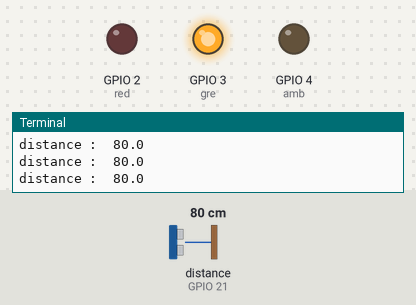
The program below on a simulated Raspberry Pi (BCM pin numbers). On the bench: output pins drawn as LEDs (lit = HIGH), the last lines printed to the terminal. The test bench sets the inputs (shaded band); at power-on: distance to the obstacle (sensor on GPIO 21) 80 cm. The echo pulse lasts 58.3 µs per cm.

Above: at 1.2 s.
1.3 s: distance to the obstacle (sensor on GPIO 21) set to 22 cm
2.8 s: distance to the obstacle (sensor on GPIO 21) set to 17 cm
At 4.2 s:
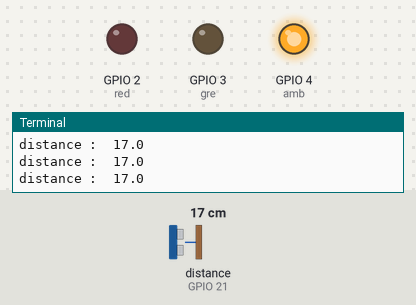
4.5 s: distance to the obstacle (sensor on GPIO 21) set to 2 cm
At 5.6 s:
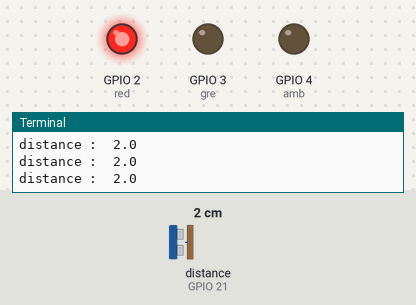
6.3 s: distance to the obstacle (sensor on GPIO 21) set to 18 cm
At 7.1 s:
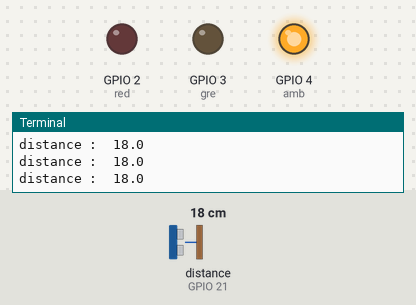
8.1 s: distance to the obstacle (sensor on GPIO 21) set to 4 cm
At 9.7 s:
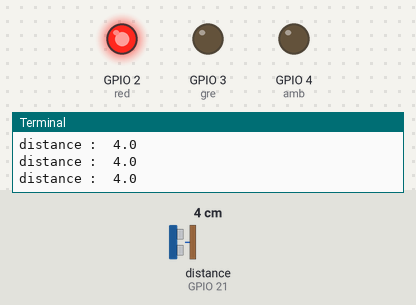
Timing chart, 0 to 10.9 s (numbered marks = the images above; inputs shaded):
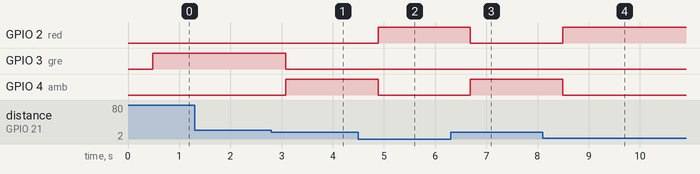

Measured:
- the behaviour switches between 20 and 19 cm on distance to the obstacle (sensor on GPIO 21) (found by bisection; images 0 and 1)
- after the input at 2.8 s, GPIO 3 (gre): HIGH → LOW after 0.28 s; GPIO 4 (amb): LOW → HIGH after 0.28 s
- after the input at 4.5 s, GPIO 2 (red): LOW → HIGH after 0.39 s; GPIO 4 (amb): HIGH → LOW after 0.39 s
- after the input at 6.3 s, GPIO 2 (red): HIGH → LOW after 0.39 s; GPIO 4 (amb): LOW → HIGH after 0.39 s
- after the input at 8.1 s, GPIO 2 (red): LOW → HIGH after 0.39 s; GPIO 4 (amb): HIGH → LOW after 0.39 s

The program:

exe2_led_dist_ulrasonic.py
```python
from gpiozero import LED, DistanceSensor
from time import sleep

sensor = DistanceSensor(echo = 21,trigger =20 )
red= LED(2)
gre= LED(3)
amb= LED(4)


while True :
	distance = sensor.distance * 100
	print("distance : " , distance)
	if(distance <10):
		red.on()
		amb.off()
		gre.off()
	elif (distance > 10 and distance < 20):
		red.off()
		amb.on()
		gre.off()
	else :
                   gre.on()
                   amb.off()
                   red.off()
	sleep(0.2)
```
